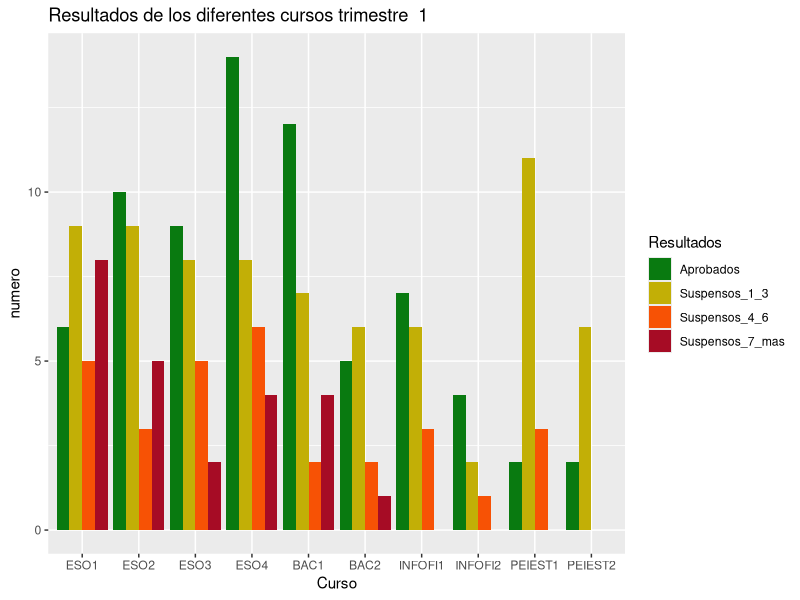
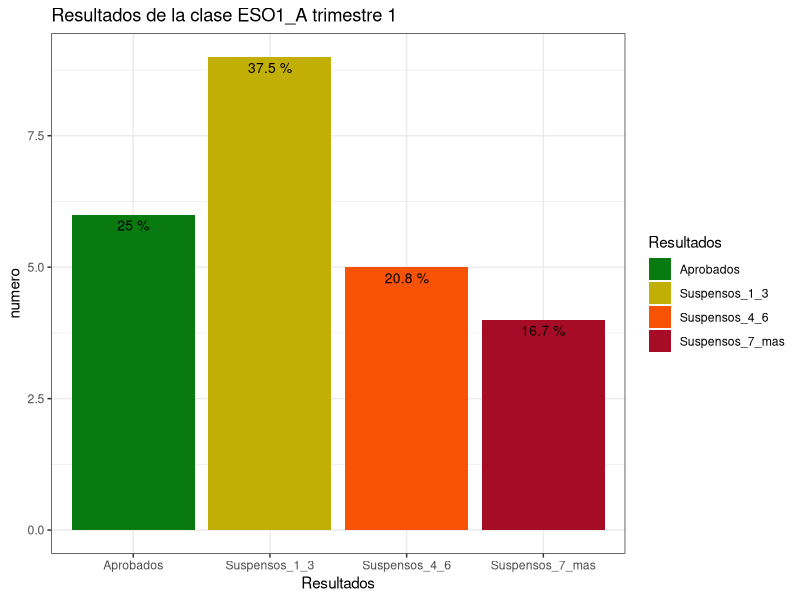
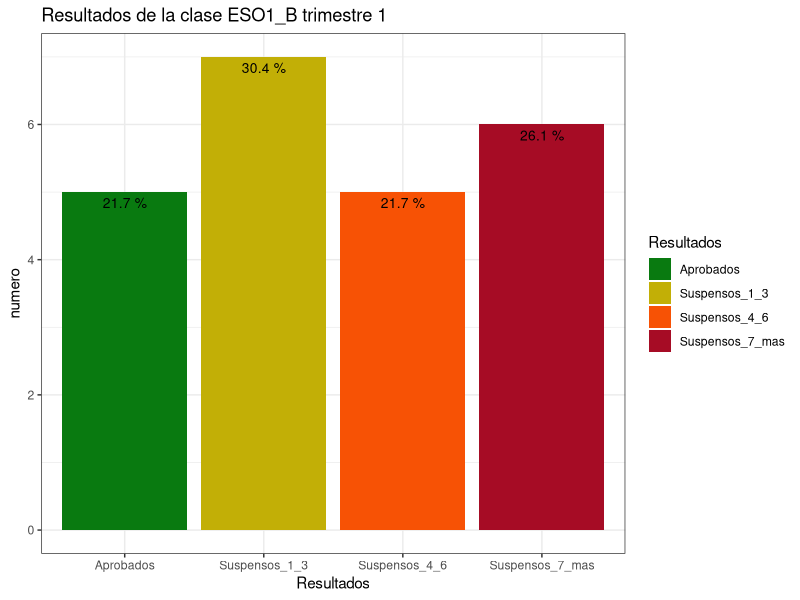
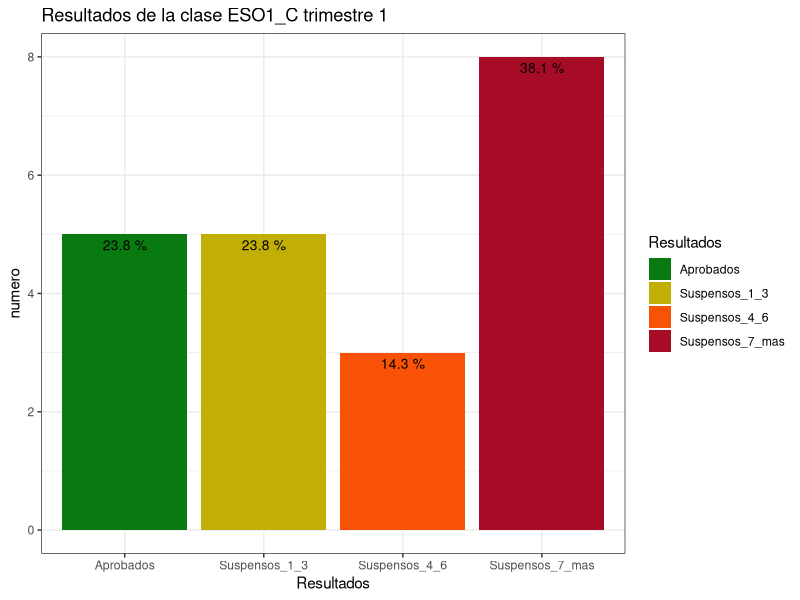
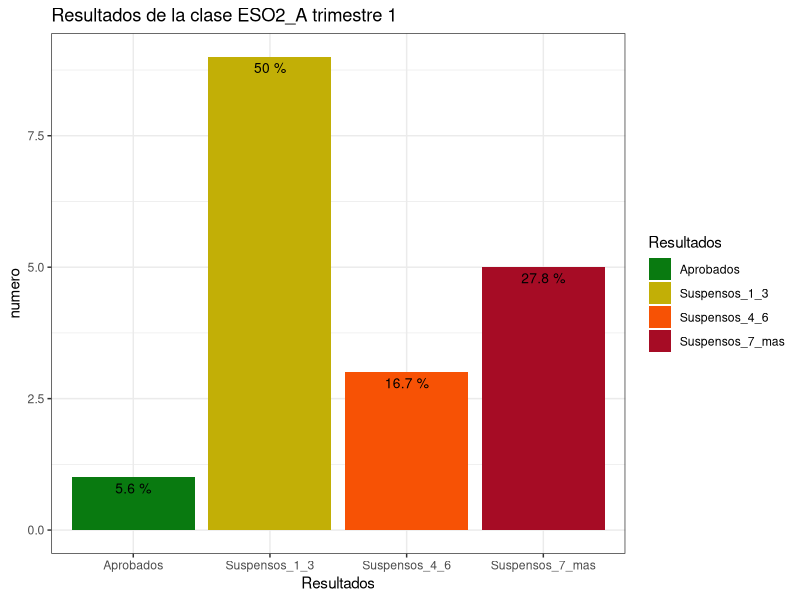
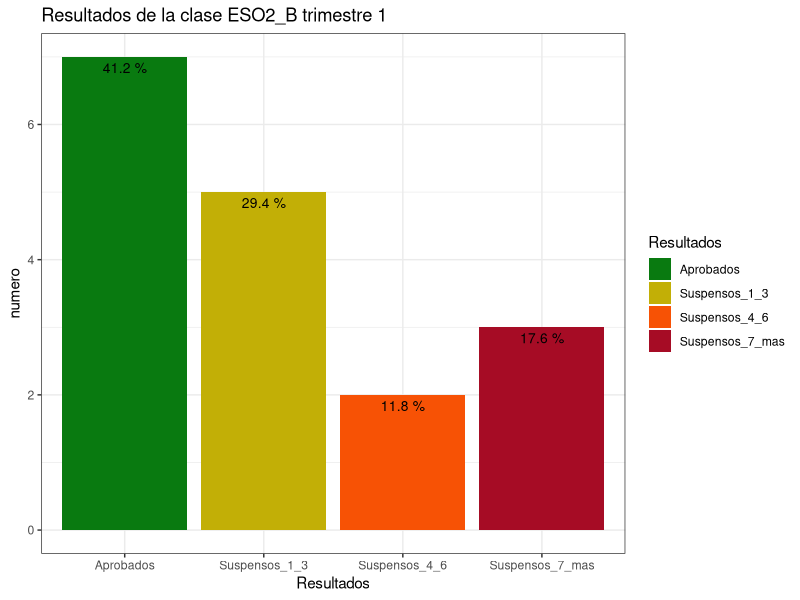
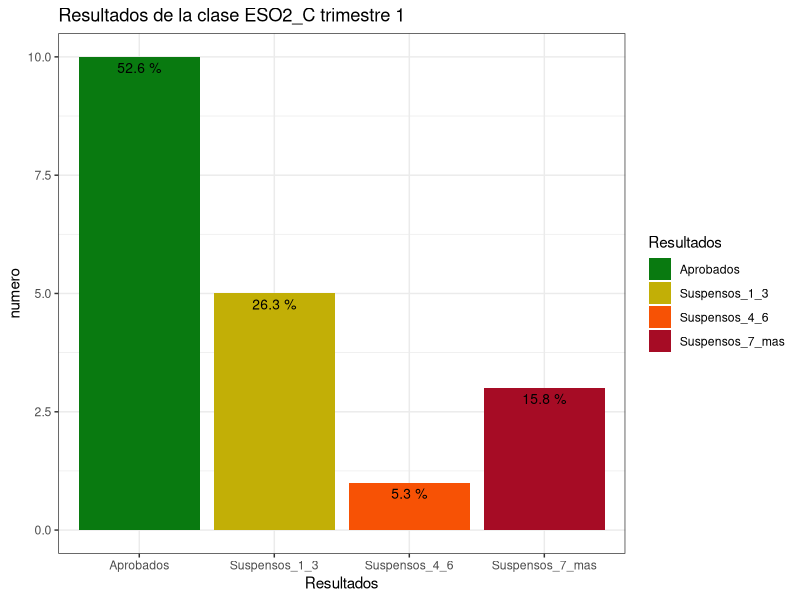
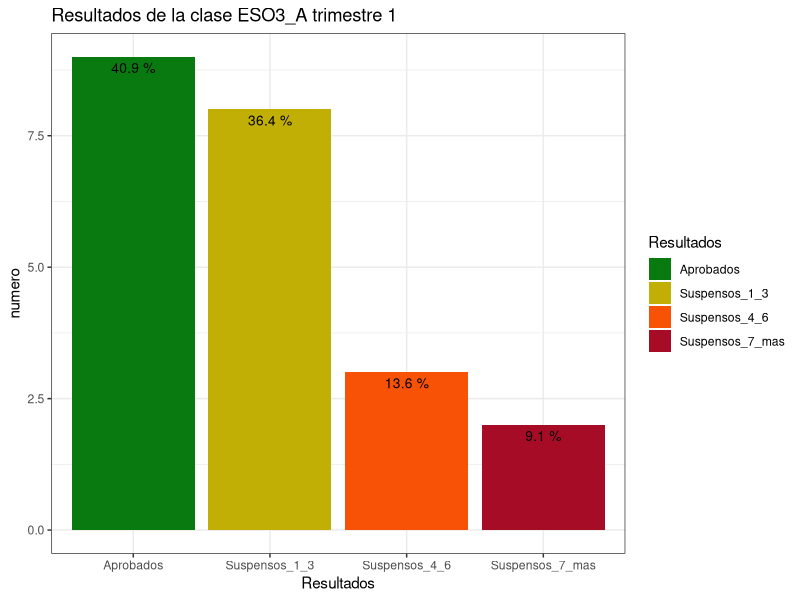

Write the R code that produced these figures, in order.
library(tidyr)
library(readxl)
library(tidyverse)
library(dplyr)
library(ggplot2)
library(plyr)
#Importamos los datos
datos<-read_xlsx("curso_21_22.xlsx")
#Formateamos los datos
#datos$Curso<-as.factor(datos$Curso)
datos$Letra<-as.factor(datos$Letra)
datos<-datos%>%mutate(Clase=ifelse(!is.na(datos$Letra),paste0(Curso,"_",substr(Letra,1,4)),paste0(Curso)))
datos$Clase<-as.factor(datos$Clase)
datos$Curso<-as.factor(datos$Curso)
datos$Trimestre<-as.factor(datos$Trimestre)
#Ordenamos los niveles de clase
datos$Clase<-factor(datos$Clase,levels=levels(datos$Clase)[c(3:13,1:2,14:17)])
datos$Curso<-factor(datos$Curso,levels=levels(datos$Curso)[c(3:6,1:2,7:10)])
datos1<-pivot_longer(datos,cols = 5:8,names_to = "Resultados",values_to = "numero")
datos1$Resultados<-as.factor(datos1$Resultados)
#Numero de suspensos por case y categorías (Global)
colores<-c("#097a10","#c2af06","#f75205","#a60c25")
#datos2<-datos%>%dplyr::group_by(Curso,Trimestre)%>%summarise(N_alumnos=sum(N_alumnos),Aprobados=sum(Aprobados),
 #               Suspensos_1_3=sum(Suspensos_1_3),Suspensos_4_6=sum(Suspensos_4_6),Suspensos_7_mas=sum(Suspensos_7_mas))
#datos2<-pivot_longer(datos2,cols = 4:7,names_to = "Resultados",values_to = "numero")
#Graficamos los cursos por trimestres
for(i in unique(datos1$Trimestre)){
  datos<-dplyr::filter(datos1,Trimestre==i)
  grafica<-ggplot(data=datos,aes(x=Curso,y=numero,fill=Resultados))+geom_bar(stat="identity",position=position_dodge())+
    theme_grey()+labs(title=paste("Resultados de los diferentes cursos trimestre ",i))+scale_fill_manual(values=colores)
  print(grafica)
}

#Creamos diagramas de barras por trimestres y clases
for(j in unique(datos1$Trimestre)){
  dato<-filter(datos1,Trimestre==j)
  for(i in unique(dato$Clase)){
    dato1<-dplyr::filter(dato,Clase==i)
    fig<-ggplot(dato1,aes(x=Resultados,y=numero,fill=Resultados))+
      geom_bar(stat="identity",position=position_dodge())+geom_text(aes(label=paste(round((numero/N_alumnos)*100,1),"%")),vjust=1.6,color="black",size=3.5)+
      theme_bw()+labs(title=paste("Resultados de la clase",i,"trimestre",j))+scale_fill_manual(values=colores)
    
    print(fig)
    #ggsave(fig,file=paste(resultado,j,i,".jpeg",sep=""),height=11,width=18,dpi=180)
  }
}

#Generamos diagrama de barras por trimestre para cada clase

for(j in unique(datos1$Clase)){
  dato<-filter(datos1,Clase==j & numero>0)
  dato_sort<-arrange(dato,Trimestre)
  dato_cumsum<-ddply(dato_sort,.(Trimestre),transform,label_ypos=rev(cumsum(rev(numero))))
  fig<-ggplot(dato_cumsum,aes(x=Trimestre,y=numero,group=Resultados),ylim(0,N_alumnos))+
    geom_bar(aes(fill=Resultados),stat="identity")+theme_bw()+labs(title=paste("Resultados de la clase",j))+scale_fill_manual(values=colores)+
    geom_text(aes(y=label_ypos,label=numero),vjust=1.6,color="black",size=3.5)
    
    
    print(fig)
}
  



